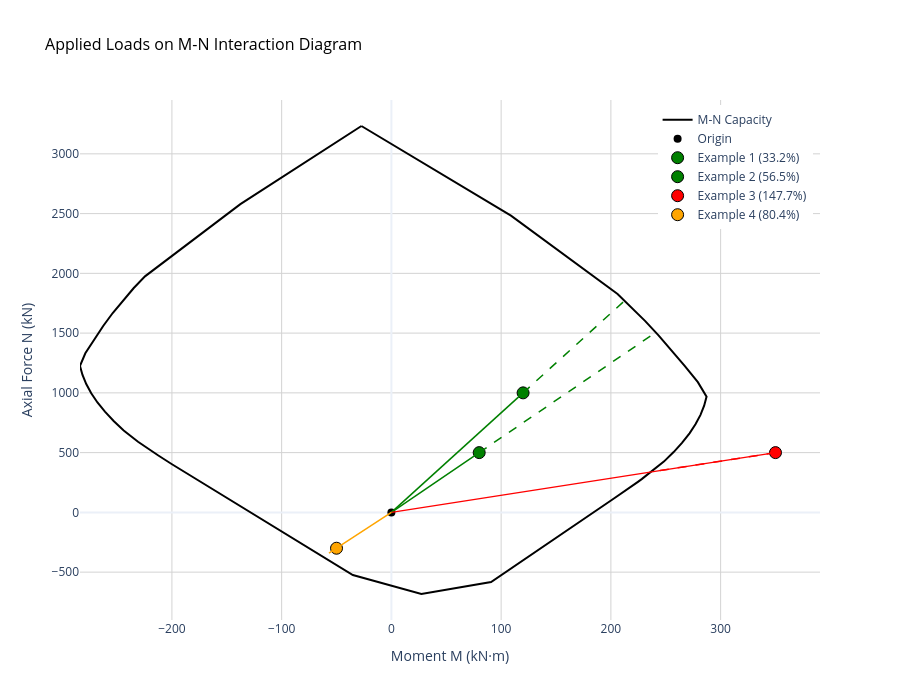

Notebook code for this chart:
### Markdown cell above
### Visualize Applied Loads on M-N Diagram

### Code cell
# Visualize applied loads using the new plot() method with load points
load_cases = [
    {"N_Ed": N_Ed_1, "M_Ed": M_Ed_1, "name": f"Example 1 ({util_1:.1%})"},
    {"N_Ed": N_Ed_2, "M_Ed": M_Ed_2, "name": f"Example 2 ({util_2:.1%})"},
    {"N_Ed": N_Ed_3, "M_Ed": M_Ed_3, "name": f"Example 3 ({util_3:.1%})"},
    {"N_Ed": N_Ed_4, "M_Ed": M_Ed_4, "name": f"Example 4 ({util_4:.1%})"},
]

fig = diagram.plot(
    load_points=load_cases,
    show_vectors=True,
    show_metadata=True,
    show=True,
    title="Applied Loads on M-N Interaction Diagram",
    n_points=100
)

# The interactive plot shows:
# - Color-coded load points (green=safe, orange=warning, red=unsafe)
# - Vector rays from origin through load points to capacity boundary
# - Hover over load points to see full metadata:
#   * N_Ed, M_Ed (applied loads)
#   * N_Rd, M_Rd (capacity)
#   * Utilization ratio
#   * Pass/Fail status

### Figure 1 — Plotly figure (JSON) as saved in the notebook; plotly's stock layout.template omitted (floating-point values rounded to 4 significant figures)
{"data": [{"hovertemplate": "M: %{x:.1f} kN·m<br>N: %{y:.1f} kN<extra></extra>", "line": {"color": "black", "width": 2}, "mode": "lines", "name": "M-N Capacity", "type": "scatter", "x": [-27.32, 44.37, 108.9, 206.1, 218.9, 231.3, 243.4, 255.3, 267.2, 279.3, 287.2, 285.0, 281.7, 277.2, 271.7, 265.0, 257.2, 248.3, 236.4, 233.9, 231.2, 228.1, 224.6, 221.0, 218.1, 214.9, 211.3, 207.3, 203.1, 90.84, 27.32, -35.11, -157.1, -162.7, -169.0, -175.3, -180.9, -185.8, -190.2, -195.3, -200.3, -212.3, -216.7, -230.9, -243.9, -253.1, -261.0, -267.8, -273.5, -278.0, -281.5, -283.7, -278.9, -270.9, -262.6, -253.9, -244.7, -235.0, -224.5, -137.6, -27.32], "y": [3233.0, 2840.0, 2483.0, 1827.0, 1716.0, 1600.0, 1481.0, 1356.0, 1226.0, 1090.0, 968.7, 892.4, 815.9, 739.0, 661.6, 583.6, 504.8, 424.7, 334.0, 317.3, 298.8, 278.3, 255.5, 231.3, 213.0, 192.7, 169.8, 144.1, 117.9, -582.8, -683.0, -524.1, 158.0, 189.3, 224.9, 260.8, 292.4, 320.4, 345.3, 375.4, 404.8, 475.8, 502.8, 590.9, 685.1, 764.3, 842.4, 919.9, 996.8, 1073.0, 1150.0, 1225.0, 1331.0, 1447.0, 1560.0, 1668.0, 1773.0, 1875.0, 1975.0, 2579.0, 3233.0]}, {"hovertemplate": "Origin<extra></extra>", "marker": {"color": "black", "size": 8, "symbol": "circle"}, "mode": "markers", "name": "Origin", "type": "scatter", "x": [0], "y": [0]}, {"hovertemplate": "<b>Example 1 (33.2%)</b><br>N_Ed: 500.0 kN<br>M_Ed: 80.0 kN·m<br>N_Rd: 1505.7 kN<br>M_Rd: 240.9 kN·m<br>Utilization: 33.2%<br>Status: ✓ PASS<extra></extra>", "marker": {"color": "green", "line": {"color": "black", "width": 1}, "size": 12, "symbol": "circle"}, "mode": "markers", "name": "Example 1 (33.2%)", "showlegend": true, "type": "scatter", "x": [80], "y": [500]}, {"hoverinfo": "skip", "line": {"color": "green", "dash": "solid", "width": 1.5}, "mode": "lines", "showlegend": false, "type": "scatter", "x": [0, 80], "y": [0, 500]}, {"hoverinfo": "skip", "line": {"color": "green", "dash": "dash", "width": 1.5}, "mode": "lines", "showlegend": false, "type": "scatter", "x": [80, 240.9], "y": [500, 1506.0]}, {"hovertemplate": "<b>Example 2 (56.5%)</b><br>N_Ed: 1000.0 kN<br>M_Ed: 120.0 kN·m<br>N_Rd: 1771.1 kN<br>M_Rd: 212.5 kN·m<br>Utilization: 56.5%<br>Status: ✓ PASS<extra></extra>", "marker": {"color": "green", "line": {"color": "black", "width": 1}, "size": 12, "symbol": "circle"}, "mode": "markers", "name": "Example 2 (56.5%)", "showlegend": true, "type": "scatter", "x": [120], "y": [1000]}, {"hoverinfo": "skip", "line": {"color": "green", "dash": "solid", "width": 1.5}, "mode": "lines", "showlegend": false, "type": "scatter", "x": [0, 120], "y": [0, 1000]}, {"hoverinfo": "skip", "line": {"color": "green", "dash": "dash", "width": 1.5}, "mode": "lines", "showlegend": false, "type": "scatter", "x": [120, 212.5], "y": [1000, 1771.0]}, {"hovertemplate": "<b>Example 3 (147.7%)</b><br>N_Ed: 500.0 kN<br>M_Ed: 350.0 kN·m<br>N_Rd: 338.6 kN<br>M_Rd: 237.0 kN·m<br>Utilization: 147.7%<br>Status: ✗ FAIL<extra></extra>", "marker": {"color": "red", "line": {"color": "black", "width": 1}, "size": 12, "symbol": "circle"}, "mode": "markers", "name": "Example 3 (147.7%)", "showlegend": true, "type": "scatter", "x": [350], "y": [500]}, {"hoverinfo": "skip", "line": {"color": "red", "dash": "solid", "width": 1.5}, "mode": "lines", "showlegend": false, "type": "scatter", "x": [0, 350], "y": [0, 500]}, {"hoverinfo": "skip", "line": {"color": "red", "dash": "dash", "width": 1.5}, "mode": "lines", "showlegend": false, "type": "scatter", "x": [350, 237.0], "y": [500, 338.6]}, {"hovertemplate": "<b>Example 4 (80.4%)</b><br>N_Ed: -300.0 kN<br>M_Ed: -50.0 kN·m<br>N_Rd: -372.9 kN<br>M_Rd: -62.2 kN·m<br>Utilization: 80.4%<br>Status: ✓ PASS<extra></extra>", "marker": {"color": "orange", "line": {"color": "black", "width": 1}, "size": 12, "symbol": "circle"}, "mode": "markers", "name": "Example 4 (80.4%)", "showlegend": true, "type": "scatter", "x": [-50], "y": [-300]}, {"hoverinfo": "skip", "line": {"color": "orange", "dash": "solid", "width": 1.5}, "mode": "lines", "showlegend": false, "type": "scatter", "x": [0, -50], "y": [0, -300]}, {"hoverinfo": "skip", "line": {"color": "orange", "dash": "dash", "width": 1.5}, "mode": "lines", "showlegend": false, "type": "scatter", "x": [-50, -62.16], "y": [-300, -372.9]}], "layout": {"height": 700, "hovermode": "closest", "legend": {"x": 0.99, "xanchor": "right", "y": 0.99, "yanchor": "top"}, "showlegend": true, "title": {"font": {"color": "black", "size": 16}, "text": "Applied Loads on M-N Interaction Diagram"}, "width": 900, "xaxis": {"gridcolor": "lightgray", "gridwidth": 1, "showgrid": true, "title": {"text": "Moment M (kN·m)"}}, "yaxis": {"gridcolor": "lightgray", "gridwidth": 1, "showgrid": true, "title": {"text": "Axial Force N (kN)"}}}}
